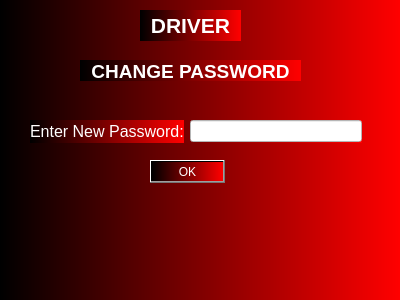
<?xml version="1.0" encoding="UTF-8"?>
<ui version="4.0">
 <class>DriverChangePassword</class>
 <widget class="QDialog" name="DriverChangePassword">
  <property name="geometry">
   <rect>
    <x>0</x>
    <y>0</y>
    <width>400</width>
    <height>300</height>
   </rect>
  </property>
  <property name="windowTitle">
   <string>Dialog</string>
  </property>
  <property name="styleSheet">
   <string notr="true">font: 8pt &quot;MS Reference Sans Serif&quot;;
background-color: qlineargradient(spread:pad, x1:0, y1:0, x2:1, y2:0, stop:0 rgba(0, 0, 0), stop:1 rgba(255, 0, 0));
color: rgb(255, 255, 255);</string>
  </property>
  <widget class="QPushButton" name="pushButton_OK">
   <property name="geometry">
    <rect>
     <x>150</x>
     <y>160</y>
     <width>75</width>
     <height>23</height>
    </rect>
   </property>
   <property name="text">
    <string>OK</string>
   </property>
  </widget>
  <widget class="QLabel" name="label_2">
   <property name="geometry">
    <rect>
     <x>80</x>
     <y>60</y>
     <width>221</width>
     <height>21</height>
    </rect>
   </property>
   <property name="text">
    <string>&lt;html&gt;&lt;head/&gt;&lt;body&gt;&lt;p align=&quot;center&quot;&gt;&lt;span style=&quot; font-size:14pt; font-weight:600;&quot;&gt;CHANGE PASSWORD&lt;/span&gt;&lt;/p&gt;&lt;/body&gt;&lt;/html&gt;</string>
   </property>
  </widget>
  <widget class="QLabel" name="label_3">
   <property name="geometry">
    <rect>
     <x>140</x>
     <y>10</y>
     <width>101</width>
     <height>31</height>
    </rect>
   </property>
   <property name="text">
    <string>&lt;html&gt;&lt;head/&gt;&lt;body&gt;&lt;p align=&quot;center&quot;&gt;&lt;span style=&quot; font-size:16pt; font-weight:600;&quot;&gt;DRIVER&lt;/span&gt;&lt;/p&gt;&lt;/body&gt;&lt;/html&gt;</string>
   </property>
  </widget>
  <widget class="QWidget" name="">
   <property name="geometry">
    <rect>
     <x>30</x>
     <y>120</y>
     <width>332</width>
     <height>23</height>
    </rect>
   </property>
   <layout class="QHBoxLayout" name="horizontalLayout">
    <item>
     <widget class="QLabel" name="label">
      <property name="text">
       <string>&lt;html&gt;&lt;head/&gt;&lt;body&gt;&lt;p&gt;&lt;span style=&quot; font-size:12pt;&quot;&gt;Enter New Password:&lt;/span&gt;&lt;/p&gt;&lt;/body&gt;&lt;/html&gt;</string>
      </property>
     </widget>
    </item>
    <item>
     <widget class="QLineEdit" name="lineEdit_Number">
      <property name="styleSheet">
       <string notr="true">background-color: rgb(255, 255, 255);
color: rgb(0, 0, 0);</string>
      </property>
     </widget>
    </item>
   </layout>
  </widget>
 </widget>
 <resources/>
 <connections/>
</ui>
